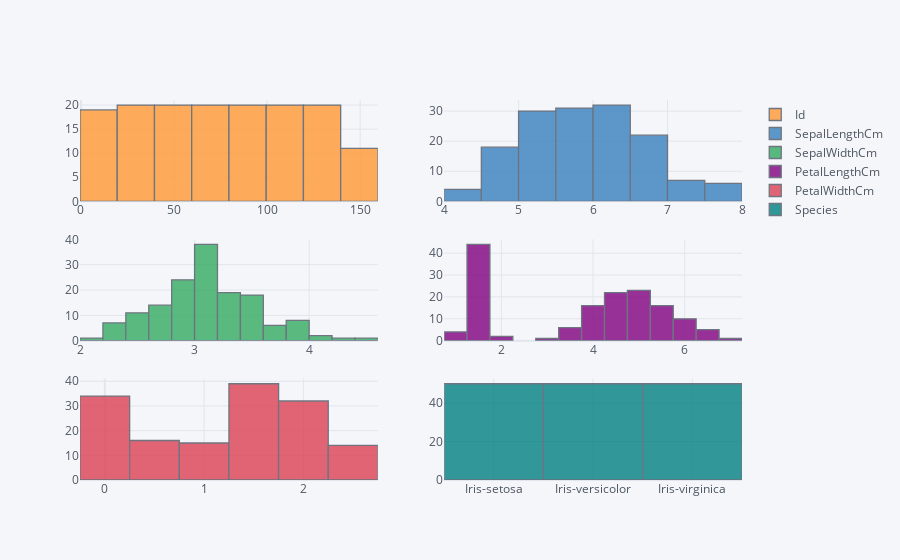

Here is the notebook cell this chart was saved with:
### Code cell
data.iplot(kind='histogram', subplots=True)

### Figure 1 — Plotly figure (JSON) as saved in the notebook; plotly's stock layout.template omitted (floating-point values rounded to 4 significant figures; data arrays with more than 128 entries replaced by an {"elided": "..."} marker saying what was removed)
{"data": [{"histfunc": "count", "histnorm": "", "marker": {"color": "rgba(255, 153, 51, 1.0)", "line": {"color": "#4D5663", "width": 1.3}}, "name": "Id", "opacity": 0.8, "orientation": "v", "type": "histogram", "x": {"elided": "150 int values"}, "xaxis": "x", "yaxis": "y"}, {"histfunc": "count", "histnorm": "", "marker": {"color": "rgba(55, 128, 191, 1.0)", "line": {"color": "#4D5663", "width": 1.3}}, "name": "SepalLengthCm", "opacity": 0.8, "orientation": "v", "type": "histogram", "x": {"elided": "150 float values"}, "xaxis": "x2", "yaxis": "y2"}, {"histfunc": "count", "histnorm": "", "marker": {"color": "rgba(50, 171, 96, 1.0)", "line": {"color": "#4D5663", "width": 1.3}}, "name": "SepalWidthCm", "opacity": 0.8, "orientation": "v", "type": "histogram", "x": {"elided": "150 float values"}, "xaxis": "x3", "yaxis": "y3"}, {"histfunc": "count", "histnorm": "", "marker": {"color": "rgba(128, 0, 128, 1.0)", "line": {"color": "#4D5663", "width": 1.3}}, "name": "PetalLengthCm", "opacity": 0.8, "orientation": "v", "type": "histogram", "x": {"elided": "150 float values"}, "xaxis": "x4", "yaxis": "y4"}, {"histfunc": "count", "histnorm": "", "marker": {"color": "rgba(219, 64, 82, 1.0)", "line": {"color": "#4D5663", "width": 1.3}}, "name": "PetalWidthCm", "opacity": 0.8, "orientation": "v", "type": "histogram", "x": {"elided": "150 float values"}, "xaxis": "x5", "yaxis": "y5"}, {"histfunc": "count", "histnorm": "", "marker": {"color": "rgba(0, 128, 128, 1.0)", "line": {"color": "#4D5663", "width": 1.3}}, "name": "Species", "opacity": 0.8, "orientation": "v", "type": "histogram", "x": {"elided": "150 str values"}, "xaxis": "x6", "yaxis": "y6"}], "layout": {"barmode": "overlay", "legend": {"bgcolor": "#F5F6F9", "font": {"color": "#4D5663"}}, "paper_bgcolor": "#F5F6F9", "plot_bgcolor": "#F5F6F9", "title": {"font": {"color": "#4D5663"}}, "xaxis": {"anchor": "y", "domain": [0, 0.45], "gridcolor": "#E1E5ED", "showgrid": true, "tickfont": {"color": "#4D5663"}, "title": {"font": {"color": "#4D5663"}, "text": ""}, "zerolinecolor": "#E1E5ED"}, "xaxis2": {"anchor": "y2", "domain": [0.55, 1], "gridcolor": "#E1E5ED", "showgrid": true, "tickfont": {"color": "#4D5663"}, "title": {"font": {"color": "#4D5663"}, "text": ""}, "zerolinecolor": "#E1E5ED"}, "xaxis3": {"anchor": "y3", "domain": [0, 0.45], "gridcolor": "#E1E5ED", "showgrid": true, "tickfont": {"color": "#4D5663"}, "title": {"font": {"color": "#4D5663"}, "text": ""}, "zerolinecolor": "#E1E5ED"}, "xaxis4": {"anchor": "y4", "domain": [0.55, 1], "gridcolor": "#E1E5ED", "showgrid": true, "tickfont": {"color": "#4D5663"}, "title": {"font": {"color": "#4D5663"}, "text": ""}, "zerolinecolor": "#E1E5ED"}, "xaxis5": {"anchor": "y5", "domain": [0, 0.45], "gridcolor": "#E1E5ED", "showgrid": true, "tickfont": {"color": "#4D5663"}, "title": {"font": {"color": "#4D5663"}, "text": ""}, "zerolinecolor": "#E1E5ED"}, "xaxis6": {"anchor": "y6", "domain": [0.55, 1], "gridcolor": "#E1E5ED", "showgrid": true, "tickfont": {"color": "#4D5663"}, "title": {"font": {"color": "#4D5663"}, "text": ""}, "zerolinecolor": "#E1E5ED"}, "yaxis": {"anchor": "x", "domain": [0.7333, 1], "gridcolor": "#E1E5ED", "showgrid": true, "tickfont": {"color": "#4D5663"}, "title": {"font": {"color": "#4D5663"}, "text": ""}, "zerolinecolor": "#E1E5ED"}, "yaxis2": {"anchor": "x2", "domain": [0.7333, 1], "gridcolor": "#E1E5ED", "showgrid": true, "tickfont": {"color": "#4D5663"}, "title": {"font": {"color": "#4D5663"}, "text": ""}, "zerolinecolor": "#E1E5ED"}, "yaxis3": {"anchor": "x3", "domain": [0.3667, 0.6333], "gridcolor": "#E1E5ED", "showgrid": true, "tickfont": {"color": "#4D5663"}, "title": {"font": {"color": "#4D5663"}, "text": ""}, "zerolinecolor": "#E1E5ED"}, "yaxis4": {"anchor": "x4", "domain": [0.3667, 0.6333], "gridcolor": "#E1E5ED", "showgrid": true, "tickfont": {"color": "#4D5663"}, "title": {"font": {"color": "#4D5663"}, "text": ""}, "zerolinecolor": "#E1E5ED"}, "yaxis5": {"anchor": "x5", "domain": [0, 0.2667], "gridcolor": "#E1E5ED", "showgrid": true, "tickfont": {"color": "#4D5663"}, "title": {"font": {"color": "#4D5663"}, "text": ""}, "zerolinecolor": "#E1E5ED"}, "yaxis6": {"anchor": "x6", "domain": [0, 0.2667], "gridcolor": "#E1E5ED", "showgrid": true, "tickfont": {"color": "#4D5663"}, "title": {"font": {"color": "#4D5663"}, "text": ""}, "zerolinecolor": "#E1E5ED"}}}
